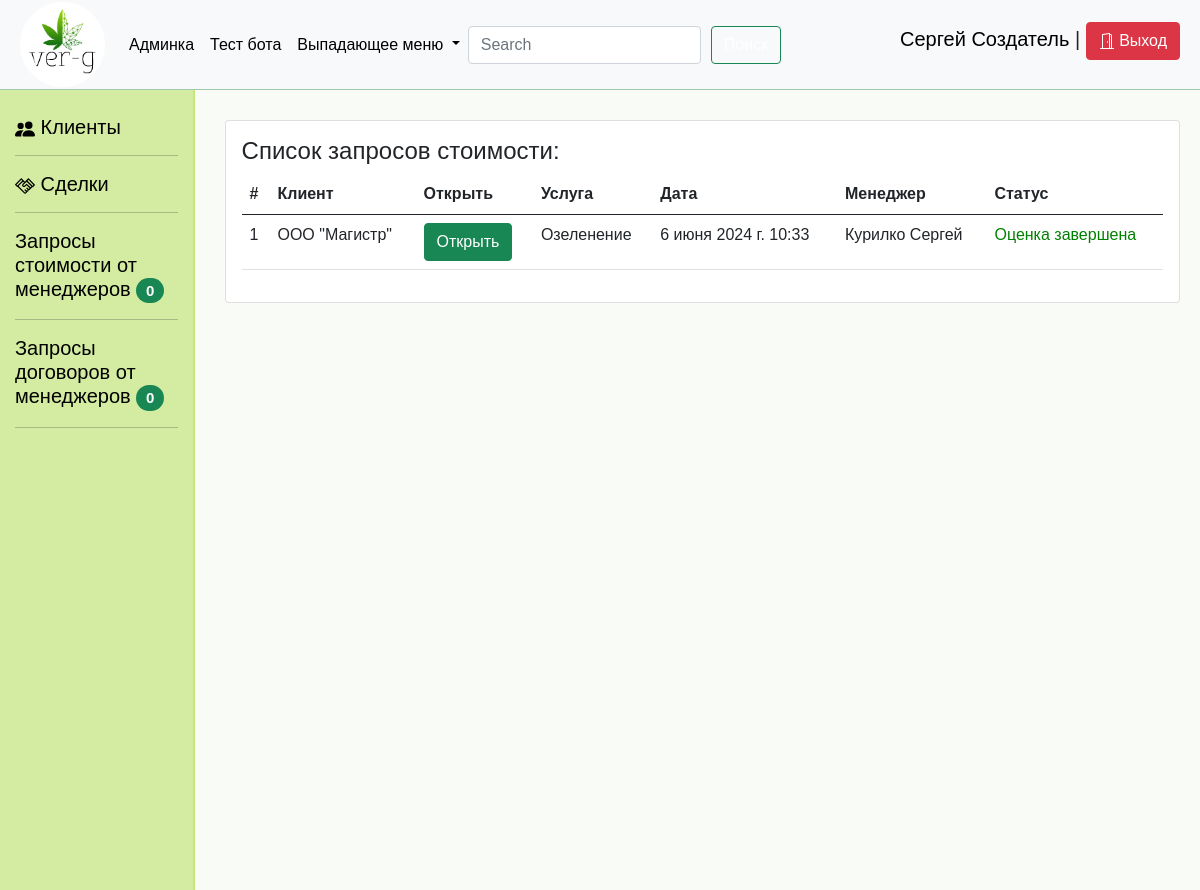
The app's page /deals/price_request_list/ (signed in) with its own data.
### deals/models.py (models this page shows, shortened)
class PriceRequest(models.Model):
    PRICE_REQUEST_STATUS_CHOICES = [
        ("1", "Ожидание оценки"),
        ("2", "Оценка завершена")
    ]
    address = models.CharField(max_length=255, verbose_name="Адрес объекта")
    deal = models.OneToOneField(to=Deal, related_name="price_request", on_delete=models.CASCADE, verbose_name="Сделка")
    created_date = models.DateTimeField(auto_now_add=True, verbose_name="Дата создания запроса")
    updated_date = models.DateTimeField(auto_now=True, verbose_name="Дата обновления запроса")
    comment_from_manager = models.TextField(verbose_name="Комментарий от менеджера")
    comment_from_director = models.TextField(verbose_name="Комментарий от руководителя")
    status = models.CharField(choices=PRICE_REQUEST_STATUS_CHOICES, default="1", verbose_name="Статус запроса",
                              max_length=1)
    def get_absolute_url(self):
        return reverse(viewname="deals:price_request_detail", args=[self.pk])
    class Meta:
        verbose_name = "Запрос стоимости"
        verbose_name_plural = "Запросы стоимости"

class Deal(models.Model):
    STATUS_CHOICES = [
        ("1", "Новая сделка.\nНеобходимо выбрать услугу."),
        ("2", "Выявлена потребность. Необходимо запросить стоимость у руководителя."),
        ("3", "Запрос стоимости отправлен. Ожидание ответа руководителя."),
        ("4", "Стоимость утверждена. Необходимо подготовить КП."),
        ("5", "КП сохранено. Необходимо направить КП клиенту."),
        ("6", "Ведение переговоров на тему заключения договора."),
        ("7", "Договор запрошен. Ожидание ответа руководителя."),
        ("8", "Договор подготовлен. Согласование с клиентом."),
        ("9", "Подписание договора."),
        ("10", "Договор подписан обеими сторонами. Необходимо сохранить скан."),
        ("11", "Ожидаем счет от руководителя."),
        ("12", "Счет выставлен, направлен клиенту. Контроль оплаты"),
        ("13", "Счет оплачен. Передать в работу."),
        ("14", "В работе"),
        ("15", "Сделка завершена успешно"),
        ("16", "Сделка завершена без успеха"),
        ("17", "Архив")
    ]
    organization = models.ForeignKey(to=Client,
                                     on_delete=models.SET_NULL,
                                     null=True,
                                     blank=True,
                                     related_name="deals",
                                     verbose_name="Организация")
    manager = models.ForeignKey(to=User,
                                on_delete=models.SET_NULL,
                                null=True,
                                blank=True,
                                related_name="my_deals",
                                verbose_name="Менеджер")
    service = models.ForeignKey(to=Service,
                                on_delete=models.SET_NULL,
                                null=True,
                                blank=True,
                                related_name="deals",
                                verbose_name="Услуга")
    cost_price = models.DecimalField(max_digits=8,
                                     decimal_places=2,
                                     verbose_name="Себестоимость сделки",
                                     blank=True,
                                     null=True)
    price = models.DecimalField(max_digits=8,
                                decimal_places=2,
                                verbose_name="Стоимость сделки",
                                blank=True,
                                null=True)
    created_date = models.DateTimeField(auto_now_add=True,
                                        verbose_name="Дата создания сделки")
    updated_date = models.DateTimeField(auto_now=True,
                                        blank=True,
                                        null=True,
                                        verbose_name="Дата последнего изменения сделки")
    completion_date = models.DateTimeField(verbose_name="Дата завершения сделки",
                                           blank=True,
                                           null=True)
    status = models.CharField(choices=STATUS_CHOICES,
                              max_length=2,
                              verbose_name="Состояние сделки")
    act_number = models.CharField(max_length=255,
                                  verbose_name="Номер акта",
                                  blank=True,
                                  null=True)
    act_image = models.ImageField(upload_to="uploads/documents_copy/acts/%Y/%m/%d/",
                                  verbose_name="Скан акта",
                                  blank=True,
                                  null=True)
    description = models.TextField(verbose_name="Общее описание сделки", blank=True)
    class Meta:
        verbose_name = "Сделка"
        verbose_name_plural = "Сделки"

### clients/models.py (models this page shows, shortened)
class Client(models.Model):
    TYPES_CHOICES = [
        ("1", "Физ. лицо (без ИП)"),
        ("2", "ИП"),
        ("3", "Самозанятый"),
        ("4", "Организация (ООО, АО и т.д.)")
    ]
    type = models.CharField(choices=TYPES_CHOICES, max_length=100, verbose_name="Тип", blank=False)
    type_of_activity = models.CharField(max_length=255, verbose_name="Род деятельности")
    name = models.CharField(max_length=255, verbose_name="Название", blank=False)
    inn = models.CharField(max_length=12, verbose_name="ИНН", blank=True)
    city = models.CharField(max_length=255, verbose_name="Город", blank=False)
    address = models.CharField(max_length=255, verbose_name="Адрес", blank=True)
    telephone = models.CharField(max_length=15, verbose_name="Телефон организации", blank=True)
    email = models.CharField(max_length=200, verbose_name="email организации", blank=True)
    manager = models.ForeignKey(to=User,
                                on_delete=models.SET_NULL,
                                related_name="my_organizations",
                                verbose_name="Менеджер",
                                blank=True,
                                null=True)
    class Meta:
        verbose_name = "Клиент"
        verbose_name_plural = "Клиенты"

### services/models.py (models this page shows)
class Service(models.Model):
    name = models.CharField(max_length=255, verbose_name="Наименование")
    def __str__(self):
        return self.name

### deals/views.py (the view)
# urls.py: path("price_request_list/", PriceRequestListView.as_view(), name="price_request_list"),
@method_decorator(login_required(login_url="/"), "dispatch")
class PriceRequestListView(View):
    def get(self, request, filter=None):
        if not request.user.is_staff:
            return redirect(to="dashboard:access_denied")
        else:
            if not filter:
                price_requests = PriceRequest.objects.all()
                return render(request, template_name="deals/for_directors/price_request_list.html",
                              context={"price_requests": price_requests})

### crm_verg/context_processors.py (called while the page is built)
def get_change_add_deal_form(request):
    context = {"change_add_deal_form": AddDealForm}
    return context

def get_add_price_request_forms(request):
    context = {
    }
    return context

def price_request_counter(request):
    context = {"price_request_counter": PriceRequest.objects.filter(status="1").count()}
    return context

def contract_request_counter(request):
    context = {"contract_request_counter": ContractRequest.objects.filter(status="1").count()}
    return context

### deals/templates/deals/for_directors/price_request_list.html
{% extends 'dashboard/base_dashboard.html' %}
{% block content %}
<div class="information_top_dashboard">
    <div class="card card-body">
        <h4 class="card-title">Список запросов стоимости:</h4>
        <table class="table">
  <thead>
    <tr>
      <th scope="col">#</th>
      <th scope="col">Клиент</th>
      <th scope="col">Открыть</th>
      <th scope="col">Услуга</th>
      <th scope="col">Дата</th>
      <th scope="col">Менеджер</th>
      <th scope="col">Статус</th>
    </tr>
  </thead>
  <tbody>
    {% for price_request in price_requests %}
    <tr>
      <td>{{ forloop.counter }}</td>
      <td>{{ price_request.deal.organization.name }}</td>
      <td><a class="btn btn-success" href="{{ price_request.get_absolute_url }}">Открыть</a></td>
      <td>{{ price_request.deal.service }}</td>
      <td>{{ price_request.created_date }}</td>
      <td>{{ price_request.deal.manager.last_name }} {{ price_request.deal.manager.first_name }}</td>
        {% if price_request.status == "1" %}
           <td style="color: red">{{ price_request.get_status_display }}</td>
        {% elif price_request.status == "2" %}
           <td style="color: green">{{ price_request.get_status_display }}</td>
        {% endif %}
    </tr>
    {% endfor %}
  </tbody>
</table>
    </div>
</div>
{% endblock %}

### dashboard/templates/dashboard/incl/navbar.html (shortened to what this page needs)
{% load static %}
<nav class="navbar navbar-expand-lg navbar-light bg-light">
        <a class="navbar-brand" href="{% url 'dashboard:home_dashboard' %}"><img src="{% static 'dashboard/img/small_logo.png' %}" alt="" style="width: 85px; height: auto;"></a>
        <div class="collapse navbar-collapse" id="navbarSupportedContent">
          <ul class="navbar-nav mr-auto">
            <li class="nav-item active">
              <a class="nav-link" href="/admin">Админка</a>
            </li>
            <li class="nav-item">
              <a class="nav-link" href="{% url 'bot:test_bot' %}">Тест бота</a>
            </li>
            <li class="nav-item dropdown">
              <a class="nav-link dropdown-toggle" href="#" id="navbarDropdown" role="button" data-toggle="dropdown" aria-haspopup="true" aria-expanded="false">
                Выпадающее меню
              </a>
            </li>
          </ul>
          <form class="form-inline my-2 my-lg-0 d-flex">
            <input class="form-control mr-sm-2 mr-3" type="search" placeholder="Search" aria-label="Search" style="margin-right: 10px;">
            <button class="btn btn-outline-success my-2 my-sm-0" type="submit">Поиск</button>
          </form>
        </div>
        <div class="user_nav_menu">
            <h5><a href="">{{ user.first_name }} {{ user.last_name }}</a> | <a class="btn btn-danger" href="{% url 'login:logout' %}" role="button" style="color: white !important">
                 Выход</a></h5>
        </div>
      </nav>

### dashboard/static/dashboard/css/dashboard_style.css (style rules this page uses)
* { margin: 0; padding: 0; box-sizing: border-box; font-family: sans-serif; text-decoration: none; }
a { text-decoration: none !important; color: black !important; }
.navbar { padding-left: 20px; padding-right: 20px; height: 90px; border-bottom: 1px solid rgb(85 162 106 / 55%) }
.information_top_dashboard { padding-left: 20px; padding-top: 20px; }
.btn { color: white !important; }

### records on screen
PriceRequest: deal.organization.name "ООО \"Магистр\"", deal.service "Озеленение", created_date "6 июня 2024 г. 10:33", deal.manager.last_name "Курилко", deal.manager.first_name "Сергей", status "Оценка завершена"

### other values on screen
{{ user.first_name }} "Сергей"
{{ user.last_name }} "Создатель"
{{ price_request_counter }} "0"
{{ contract_request_counter }} "0"
